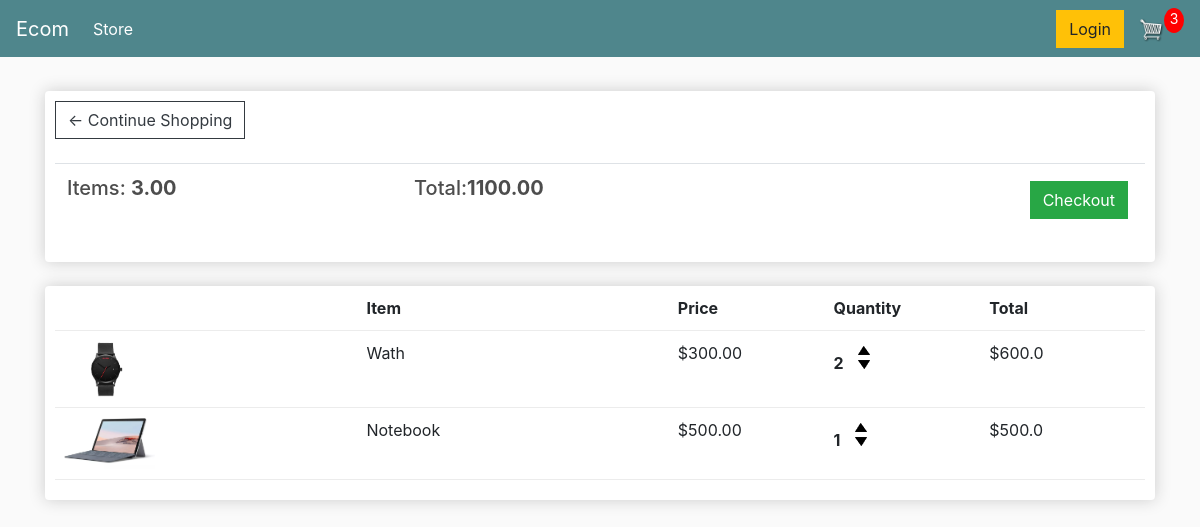
/cart/ (signed in), run on an earlier commit of the app's database.
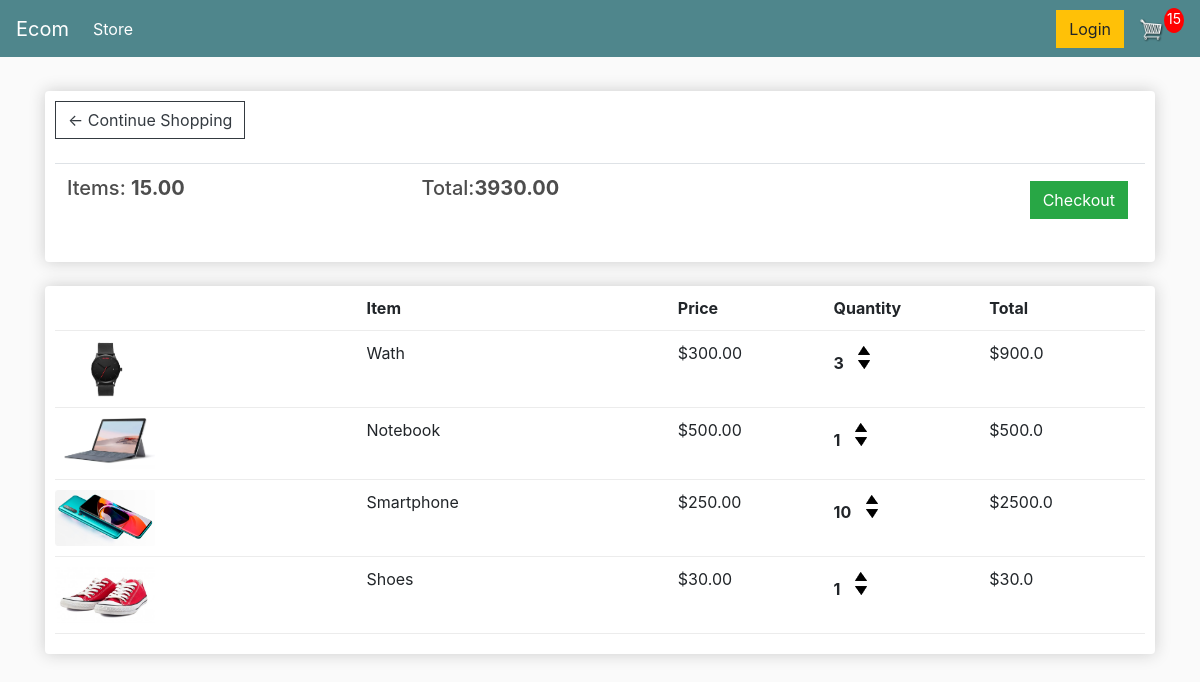
And on a later commit of the database.
### store/models.py (models this page shows, shortened)
class Order(models.Model):
    customer = models.ForeignKey(Customer, on_delete=models.SET_NULL, null=True, blank=True)
    date_ordered = models.DateTimeField(auto_now_add=True)
    complete = models.BooleanField(default=False)
    transaction_id = models.CharField(max_length=100, null=True)
    @property
    def get_cart_total(self):
        orderitems = self.orderitem_set.all()
        total = sum([item.get_total for item in orderitems])
        return total
    @property
    def get_cart_items(self):
        orderitems = self.orderitem_set.all()
        total = sum([item.quantity for item in orderitems])
        return total

class OrderItem(models.Model):
    product = models.ForeignKey(Product, on_delete=models.SET_NULL, null=True)
    order = models.ForeignKey(Order, on_delete=models.SET_NULL, null=True)
    quantity = models.IntegerField(default=0, null=True, blank=True)
    date_added = models.DateTimeField(auto_now_add=True)
    @property
    def get_total(self):
        total = self.product.price * self.quantity
        return total

class Product(models.Model):
    name = models.CharField(max_length=200)
    price = models.FloatField()
    digital = models.BooleanField(default=False, null=True, blank=True)
    image = models.ImageField(null=True, blank=True)
    @property
    def imageURL(self):
        try:
            url = self.image.url
        except:
            url = ''
        return url

### store/views.py (the view)
# urls.py: path('cart/', views.cart, name="cart"),
def cart(request):
    if request.user.is_authenticated:
        customer = request.user.customer
        order, created = Order.objects.get_or_create(customer=customer, complete=False)
        items = order.orderitem_set.all()
        cartItems = order.get_cart_items
    else:
        items = []
        order = {'get_cart_total': 0, 'get_cart_items': 0, 'shipping': False}
        cartItems = order['get_cart_items']
    context = {'items': items, 'order': order, 'cartItems': cartItems}
    return render(request, 'store/cart.html', context)

### store/templates/store/cart.html
{% extends 'store/main.html' %}
{% load static %}
{% block content %}
<div class="row">
    <div class="col-lg-12">
        <div class="box-element">
            <a class="btn btn-outline-dark" href="{% url 'store' %}">&#x2190; Continue Shopping</a>
            <br>
            <br>
            <table class="table">
                <tr>
                    <th><h5>Items: <strong>{{order.get_cart_items|floatformat:2}}</strong></h5></th>
                    <th><h5>Total:<strong>{{order.get_cart_total|floatformat:2}}</strong></h5></th>
                    <th>
                        <a style="float:right; margin:5px;" class="btn btn-success"
                           href="{% url 'checkout' %}">Checkout</a>
                    </th>
                </tr>
            </table>
        </div>
        <br>
        <div class="box-element">
            <div class="cart-row">
                <div style="flex:2"></div>
                <div style="flex:2"><strong>Item</strong></div>
                <div style="flex:1"><strong>Price</strong></div>
                <div style="flex:1"><strong>Quantity</strong></div>
                <div style="flex:1"><strong>Total</strong></div>
            </div>
            {% for item in items %}
            <div class="cart-row">
                <div style="flex:2"><img class="row-image" src="{{item.product.imageURL}}"></div>
                <div style="flex:2"><p>{{item.product.name}}</p></div>
                <div style="flex:1"><p>${{item.product.price|floatformat:2}}</p></div>
                <div style="flex:1">
                    <p class="quantity">{{item.quantity}}</p>
                    <div class="quantity">
                        <img data-product={{item.product.id}} data-action="add" class="chg-quantity update-cart"
                             src="{% static  'images/arrow-up.png' %}">
                        <img data-product={{item.product.id}} data-action="remove" class="chg-quantity update-cart"
                             src="{% static  'images/arrow-down.png' %}">
                    </div>
                </div>
                <div style="flex:1"><p>${{item.get_total}}</p></div>
            </div>
            {% endfor %}
        </div>
    </div>
</div>
{% endblock content %}

### store/templates/store/main.html (shortened to what this page needs)
<!DOCTYPE html>
{% load static %}
<html>
<head>
	<link rel="stylesheet" href="https://stackpath.bootstrapcdn.com/bootstrap/4.4.1/css/bootstrap.min.css">
	<link rel="stylesheet" type="text/css" href="{% static 'css/main.css' %}">
</head>
<body>
	<nav class="navbar navbar-expand-lg navbar-dark bg-dark">
	  <a class="navbar-brand" href="{% url 'store' %}">Ecom</a>
	  <div class="collapse navbar-collapse" id="navbarSupportedContent">
	    <ul class="navbar-nav mr-auto">
	      <li class="nav-item active">
	        <a class="nav-link" href="{% url 'store' %}">Store <span class="sr-only">(current)</span></a>
	      </li>
	    </ul>
	    <div class="form-inline my-2 my-lg-0">
	     	<a href="#"class="btn btn-warning">Login</a>
	     	<a href="{% url 'cart' %}">
	    		<img  id="cart-icon" src="{% static 'images/cart.png' %}">
	    	</a>
	    	<p id="cart-total">{{cartItems}}</p>
	    </div>
	  </div>
	</nav>
     <div class="container">
            <br>
            {% block content %}
            {% endblock content %}
     </div>
</body>
</html>

### static/css/main.css (style rules this page uses)
body { background-color: hsl(0, 0%, 98%); }
h1,h2,h3,h4,h5,h6 { color:hsl(0, 0%, 30%); }
.box-element { box-shadow:hsl(0, 0%, 80%) 0 0 16px; background-color: #fff; border-radius: 4px; padding: 10px; }
.bg-dark { background-color: #4f868c!important; }
#cart-icon { width:25px; display: inline-block; margin-left: 15px; }
#cart-total { display: block; text-align: center; color:#fff; background-color: red; width: 20px; height: 25px; border-radius: 50%; font-size: 14px; }
.col-lg-4, .col-lg-6, .col-lg-8, .col-lg-12 { margin-top: 10px; }
.btn { border-radius: 0; }
.row-image { width: 100px; }
.cart-row { display: flex; align-items: flex-stretch; padding-bottom: 10px; margin-bottom: 10px; border-bottom: 1px solid #ececec; }
.quantity { display: inline-block; font-weight: 700; padding-right:10px; }
.chg-quantity { width: 12px; cursor: pointer; display: block; margin-top: 5px; transition:.1s; }

What changed in the data, as far as the page shows it:
changed through a linked row, Order: get_cart_items "3.00" → "15.00"; get_cart_total "1100.00" → "3930.00"
changed OrderItem "Wath": quantity "2" → "3"; get_total "600.0" → "900.0"
added OrderItem: product.imageURL (picture), product.name "Smartphone", product.price "250.00", quantity "10", get_total "2500.0"
added OrderItem: product.imageURL (picture), product.name "Shoes", product.price "30.00", quantity "1", get_total "30.0"
Also different on the page:
{{ cartItems }}: "3" → "15"
